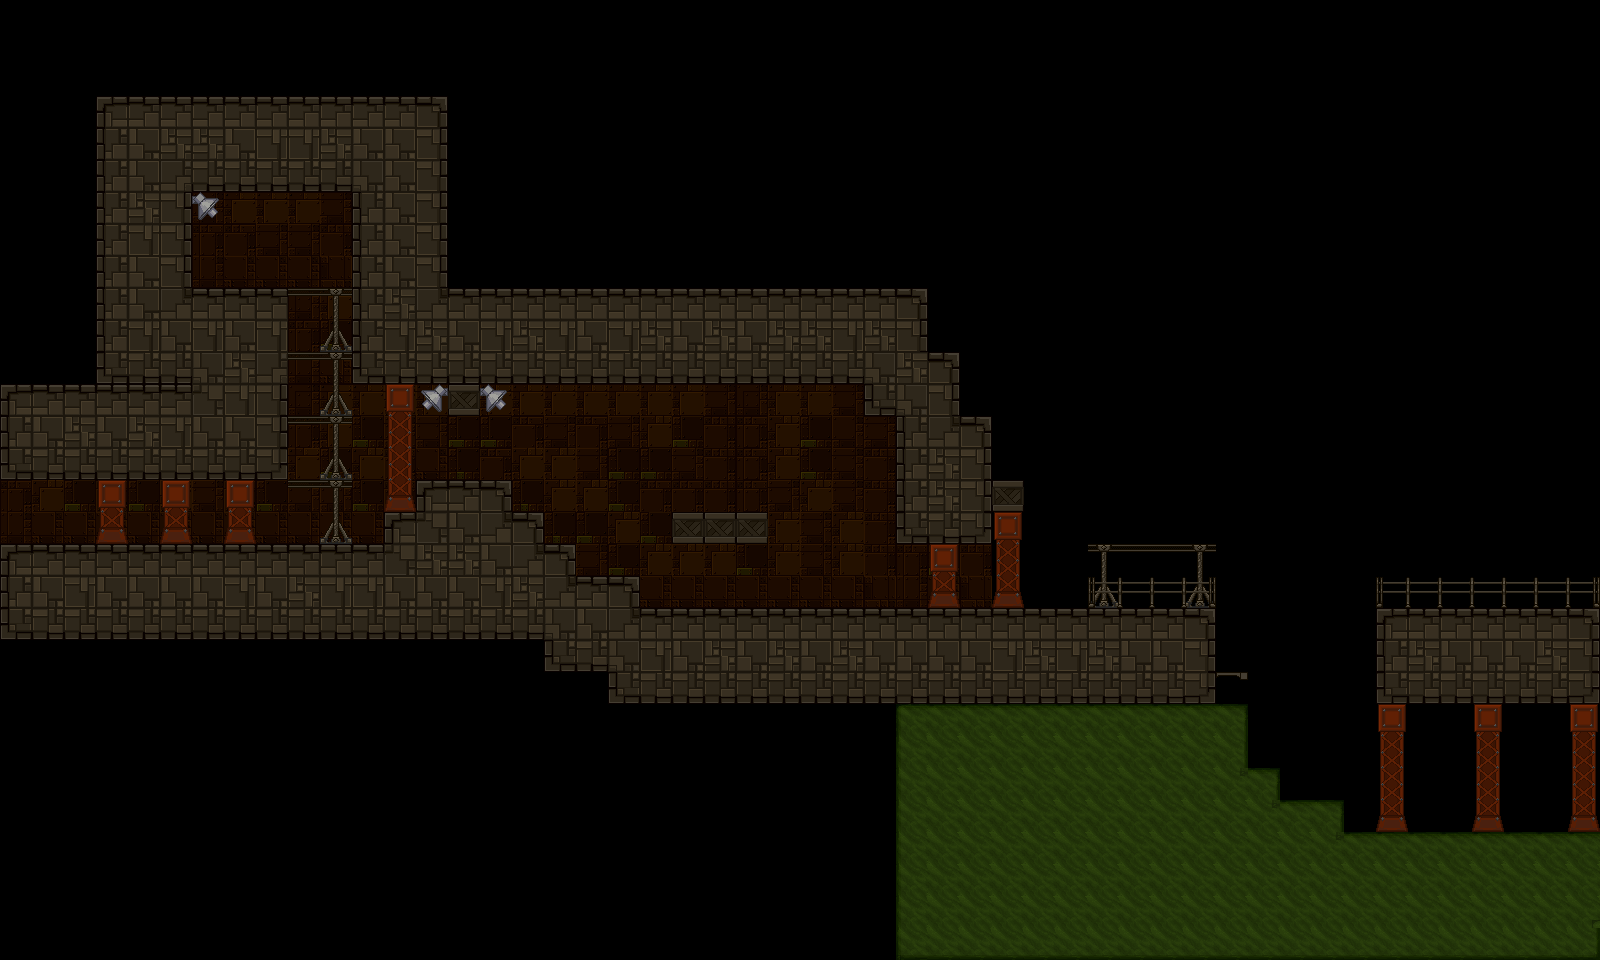

Tiled map render using the project's own tile images. Description and the map definition, with tile-layer contents summarised, below:
An orthogonal 50x30 tile map with 32x32 px tiles, 5 tile layers (Background1, Background2, Background3, Foreground1, ...), 2 tilesets and 12 objects.

<map version="1.0" tiledversion="1.1.5" orientation="orthogonal" renderorder="right-down" width="50" height="30" tilewidth="32" tileheight="32" infinite="0" nextobjectid="24">
 <properties>
  <property name="unity:scale" value="0.03125" />
 </properties>
 <tileset firstgid="1" source="../../Tilesets/Example.tsx" />
 <tileset firstgid="31" source="../../Tilesets/lab.tsx" />
 <layer name="Background1" width="50" height="30">
  <properties>
   <property name="unity:sortingOrder" type="int" value="-3" />
  </properties>
  <data>[1500 cells, 3 non-empty, 3 distinct tile ids]</data>
 </layer>
 <layer name="Background2" width="50" height="30">
  <properties>
   <property name="unity:sortingOrder" type="int" value="-4" />
  </properties>
  <data>[1500 cells, 0 non-empty, 0 distinct tile ids]</data>
 </layer>
 <layer name="Background3" width="50" height="30">
  <properties>
   <property name="unity:sortingOrder" type="int" value="-3" />
  </properties>
  <data>[1500 cells, 172 non-empty, 16 distinct tile ids]</data>
 </layer>
 <layer name="Foreground1" width="50" height="30">
  <properties>
   <property name="unity:sortingOrder" type="int" value="3" />
  </properties>
  <data>[1500 cells, 440 non-empty, 38 distinct tile ids]</data>
 </layer>
 <layer name="Foreground2" width="50" height="30">
  <properties>
   <property name="unity:sortingOrder" type="int" value="4" />
  </properties>
  <data>[1500 cells, 184 non-empty, 30 distinct tile ids]</data>
 </layer>
 <objectgroup name="walls">
  <properties>
   <property name="unity:layer" value="Obstacle" />
  </properties>
  <object id="12" x="0" y="544">
   <polyline points="0,0 0,-64 288,-64 288,-256 192,-256 192,-352 352,-352 352,-160 864,-160 864,-128 896,-128 896,0 992,0 992,-32 1024,-32 1024,-64 992,-64 992,-128 960,-128 960,-192 928,-192 928,-256 448,-256 448,-448 96,-448 96,-160" />
  </object>
  <object id="13" x="0" y="544">
   <polyline points="0,0 384,0 384,-32 416,-32 416,-64 512,-64 512,-32 544,-32 544,0 576,0 576,32 640,32 640,64 1216,64 1216,160 608,160 608,128 544,128 544,96 0,96 0,0" />
  </object>
  <object id="19" x="672" y="512">
   <polyline points="0,0 0,32 96,32 96,0 0,0" />
  </object>
  <object id="20" x="1216" y="704">
   <polyline points="0,0 32,0 32,64 64,64 64,96 128,96 128,128 384,128 384,224 -96,224 -96,0" />
  </object>
  <object id="21" x="1376" y="608">
   <polyline points="0,0 0,96 224,96 224,0 0,0" />
  </object>
  <object id="22" x="448" y="384">
   <polyline points="0,0 0,32 32,32 32,0" />
  </object>
 </objectgroup>
 <objectgroup name="JumpThru">
  <properties>
   <property name="unity:layer" value="Obstacle" />
   <property name="unity:tag" value="JumpThru" />
  </properties>
  <object id="14" x="352" y="480">
   <polyline points="0,0 -64,0" />
  </object>
  <object id="15" x="288" y="416">
   <polyline points="0,0 64,0" />
  </object>
  <object id="16" x="352" y="352">
   <polyline points="0,0 -64,0" />
  </object>
  <object id="17" x="288" y="288">
   <polyline points="0,0 64,0" />
  </object>
  <object id="18" x="1088" y="544">
   <polyline points="0,0 128,0" />
  </object>
  <object id="23" x="1248" y="672">
   <polyline points="0,0 -32,0" />
  </object>
 </objectgroup>
</map>
